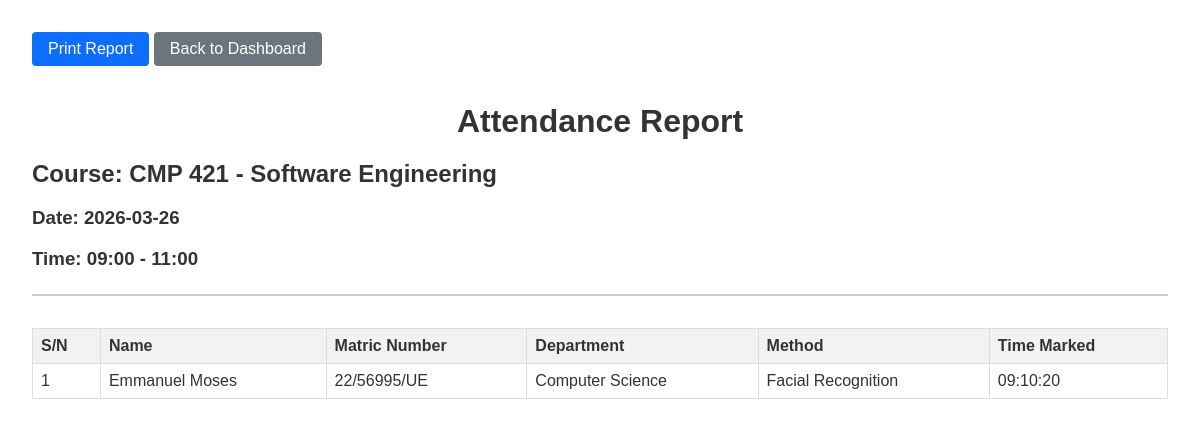
/print_report/1 (signed in), run on an earlier commit of the app's database.
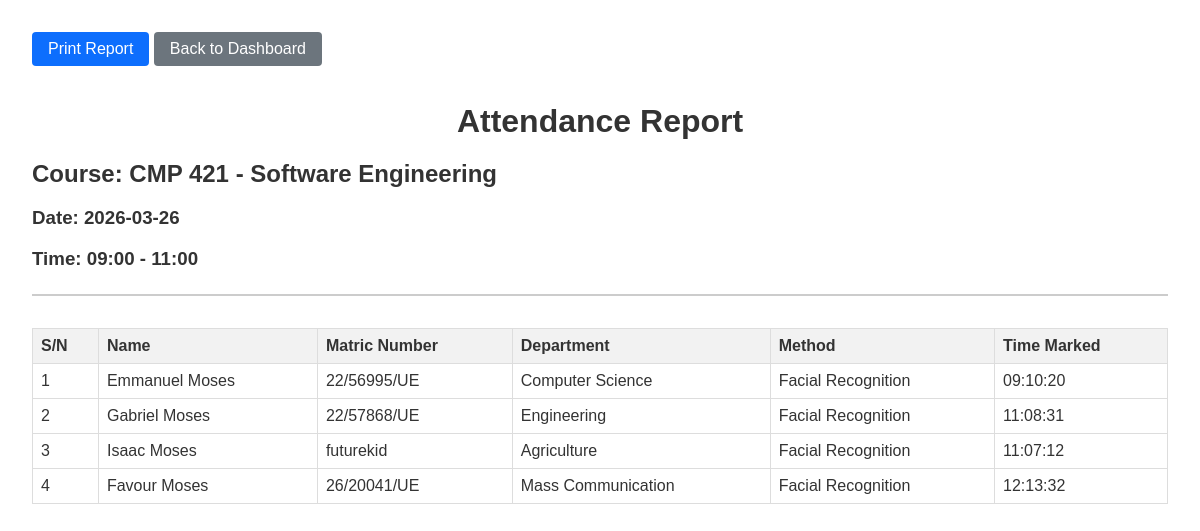
And on a later commit of the database.
### models.py (models this page shows)
class Course(db.Model):
    __tablename__ = 'courses'
    id = db.Column(db.Integer, primary_key=True)
    course_code = db.Column(db.String(20), unique=True, nullable=False)
    course_name = db.Column(db.String(150), nullable=False)
    lecturer_id = db.Column(db.Integer, db.ForeignKey('users.id'), nullable=False)
    sessions = db.relationship('Session', backref='course', cascade="all, delete-orphan", lazy=True)

class Session(db.Model):
    __tablename__ = 'sessions'
    id = db.Column(db.Integer, primary_key=True)
    course_id = db.Column(db.Integer, db.ForeignKey('courses.id'), nullable=False)
    date = db.Column(db.Date, nullable=False, default=datetime.utcnow().date)
    start_time = db.Column(db.Time, nullable=False)
    end_time = db.Column(db.Time, nullable=False)
    attendances = db.relationship('Attendance', backref='session', cascade="all, delete-orphan", lazy=True)

class Attendance(db.Model):
    __tablename__ = 'attendances'
    id = db.Column(db.Integer, primary_key=True)
    session_id = db.Column(db.Integer, db.ForeignKey('sessions.id'), nullable=False)
    student_id = db.Column(db.Integer, db.ForeignKey('users.id'), nullable=False)
    timestamp = db.Column(db.DateTime, nullable=False, default=datetime.utcnow)
    method = db.Column(db.String(50), nullable=False) # 'QR Code' or 'Facial Recognition'
    __table_args__ = (
        db.UniqueConstraint('session_id', 'student_id', name='unique_attendance'),
    )

class User(db.Model, UserMixin):
    __tablename__ = 'users'
    id = db.Column(db.Integer, primary_key=True)
    username = db.Column(db.String(100), unique=True, nullable=False)
    password = db.Column(db.String(200), nullable=False)
    role = db.Column(db.String(20), nullable=False) # 'admin', 'lecturer', 'student'
    name = db.Column(db.String(100), nullable=False)
    department = db.Column(db.String(100), nullable=True) # Important for students
    photo_path = db.Column(db.String(200), nullable=True)
    face_encoding = db.Column(db.Text, nullable=True) # Store JSON string of 128-d array
    qr_code_path = db.Column(db.String(200), nullable=True)
    courses = db.relationship('Course', backref='lecturer', cascade="all, delete-orphan", lazy=True)
    attendances = db.relationship('Attendance', backref='student', cascade="all, delete-orphan", lazy=True)

### routes.py (the view)
@main.route('/print_report/<int:session_id>')
@login_required
def print_report(session_id):
    if current_user.role != 'lecturer' and current_user.role != 'admin':
        return redirect(url_for('main.login'))
    session = Session.query.get_or_404(session_id)
    attendances = session.attendances
    return render_template('print_report.html', session=session, attendances=attendances)

### app.py (called while the page is built)
@login_manager.user_loader
def load_user(user_id):
    return User.query.get(int(user_id))

### templates/print_report.html (shortened to what this page needs)
<!DOCTYPE html>
<html lang="en">
<head>
</head>
<body>
    <div class="no-print" style="margin-bottom: 1rem;">
        <button onclick="window.print()" class="btn">Print Report</button>
        <a href="{{ url_for('main.lecturer_dashboard') }}" class="btn btn-secondary">Back to Dashboard</a>
    </div>
    <div class="header">
        <h1 style="text-align: center;">Attendance Report</h1>
        <h2>Course: {{ session.course.course_code }} - {{ session.course.course_name }}</h2>
        <h3>Date: {{ session.date }}</h3>
        <h3>Time: {{ session.start_time.strftime('%H:%M') }} - {{ session.end_time.strftime('%H:%M') }}</h3>
    </div>
    <table>
        <thead>
            <tr>
                <th>S/N</th>
                <th>Name</th>
                <th>Matric Number</th>
                <th>Department</th>
                <th>Method</th>
                <th>Time Marked</th>
            </tr>
        </thead>
        <tbody>
            {% for att in attendances %}
            <tr>
                <td>{{ loop.index }}</td>
                <td>{{ att.student.name }}</td>
                <td>{{ att.student.username }}</td>
                <td>{{ att.student.department or 'N/A' }}</td>
                <td>{{ att.method }}</td>
                <td>{{ att.timestamp.strftime('%H:%M:%S') }}</td>
            </tr>
            {% else %}
            <tr>
                <td colspan="6" style="text-align: center;">No attendance records found for this session.</td>
            </tr>
            {% endfor %}
        </tbody>
    </table>
</body>
</html>

### templates/print_report.html (style rules this page uses)
body { font-family: Arial, sans-serif; margin: 2rem; color: #333; }
h1, h2, h3 { color: #333; margin-bottom: 0.5rem; }
.header { border-bottom: 2px solid #ccc; padding-bottom: 1rem; margin-bottom: 2rem; }
table { width: 100%; border-collapse: collapse; margin-top: 1rem; }
th, td { border: 1px solid #ddd; padding: 0.5rem; text-align: left; }
th { background-color: #f2f2f2; font-weight: bold; }
.btn { padding: 0.5rem 1rem; background-color: #0d6efd; color: white; border: none; border-radius: 4px; cursor: pointer; text-decoration: none; display: inline-block; margin-bottom: 1rem; font-size: 1rem; }
.btn-secondary { background-color: #6c757d; }

What changed in the data, as far as the page shows it:
added Attendance: student.name "Gabriel Moses", student.username "22/57868/UE", student "Engineering", method "Facial Recognition", timestamp "11:08:31"
added Attendance: student.name "Isaac Moses", student.username "futurekid", student "Agriculture", method "Facial Recognition", timestamp "11:07:12"
added Attendance: student.name "Favour Moses", student.username "26/20041/UE", student "Mass Communication", method "Facial Recognition", timestamp "12:13:32"
